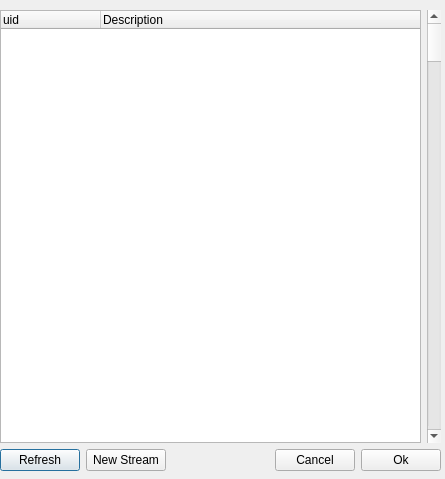
<?xml version="1.0" encoding="UTF-8"?>
<ui version="4.0">
 <class>StreamListDialog</class>
 <widget class="QDialog" name="StreamListDialog">
  <property name="geometry">
   <rect>
    <x>0</x>
    <y>0</y>
    <width>445</width>
    <height>479</height>
   </rect>
  </property>
  <property name="windowTitle">
   <string>Select Stream</string>
  </property>
  <widget class="QWidget" name="verticalLayoutWidget">
   <property name="geometry">
    <rect>
     <x>0</x>
     <y>10</y>
     <width>441</width>
     <height>461</height>
    </rect>
   </property>
   <layout class="QVBoxLayout" name="verticalLayout">
    <item>
     <layout class="QHBoxLayout" name="horizontalLayout">
      <item>
       <widget class="QTreeWidget" name="treeWidget">
        <property name="columnCount">
         <number>2</number>
        </property>
        <column>
         <property name="text">
          <string>uid</string>
         </property>
        </column>
        <column>
         <property name="text">
          <string>Description</string>
         </property>
        </column>
       </widget>
      </item>
      <item>
       <widget class="QScrollBar" name="verticalScrollBar">
        <property name="orientation">
         <enum>Qt::Vertical</enum>
        </property>
       </widget>
      </item>
     </layout>
    </item>
    <item>
     <layout class="QHBoxLayout" name="horizontalLayout_2">
      <item>
       <widget class="QPushButton" name="refreshButton">
        <property name="text">
         <string>Refresh</string>
        </property>
       </widget>
      </item>
      <item>
       <widget class="QPushButton" name="newStreamButton">
        <property name="text">
         <string>New Stream</string>
        </property>
       </widget>
      </item>
      <item>
       <spacer name="horizontalSpacer">
        <property name="orientation">
         <enum>Qt::Horizontal</enum>
        </property>
        <property name="sizeHint" stdset="0">
         <size>
          <width>40</width>
          <height>20</height>
         </size>
        </property>
       </spacer>
      </item>
      <item>
       <widget class="QPushButton" name="cancelButton">
        <property name="text">
         <string>Cancel</string>
        </property>
       </widget>
      </item>
      <item>
       <widget class="QPushButton" name="ok_btn">
        <property name="text">
         <string>Ok</string>
        </property>
       </widget>
      </item>
     </layout>
    </item>
   </layout>
  </widget>
 </widget>
 <resources/>
 <connections>
  <connection>
   <sender>cancelButton</sender>
   <signal>clicked()</signal>
   <receiver>StreamListDialog</receiver>
   <slot>hide()</slot>
   <hints>
    <hint type="sourcelabel">
     <x>314</x>
     <y>456</y>
    </hint>
    <hint type="destinationlabel">
     <x>173</x>
     <y>485</y>
    </hint>
   </hints>
  </connection>
 </connections>
</ui>
